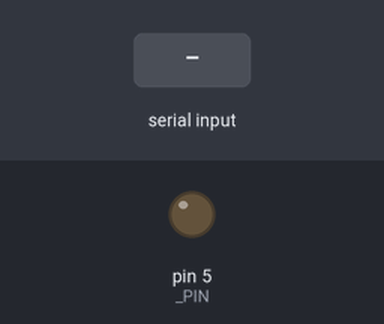
The sketch below on a simulated Arduino Uno, built with avr-gcc and run on an emulated ATmega328P. Shown: output pins drawn as LEDs (lit = HIGH). Dashed ring = blinking. Inputs (shaded band) come from the test bench.

Above: at 1.2 s.
1.3 s: "B" received over Serial
At 1.55 s:
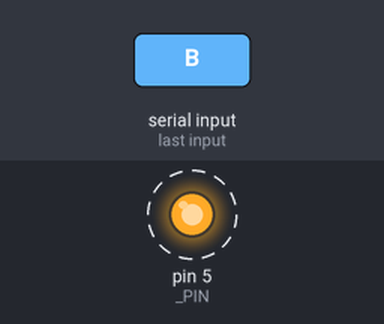
3.3 s: "T" received over Serial
At 4.0 s:
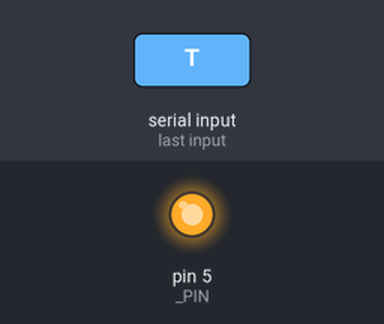
Timing chart, 0 to 6.3 s (numbered marks = the images above; inputs shaded):
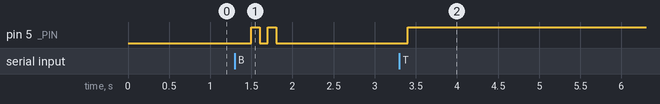

The sketch:

led.ino
```cpp
#define _PIN 5
bool turnedOn = false;

void setup()
{
  pinMode(_PIN,OUTPUT);
  Serial.begin(9600);
}

void loop()
{
  if (Serial.available() > 0)
  {
    char input = Serial.read();
    switch (input)
    {
      case 'B':
        digitalWrite(_PIN, HIGH);
        delay(100);
        digitalWrite(_PIN, LOW);
        delay(100);
        digitalWrite(_PIN, HIGH);
        delay(100);
        digitalWrite(_PIN, LOW);
        delay(100);
        break;
      case 'T':
        if(turnedOn)
        {
          digitalWrite(_PIN, LOW);
          delay(100);
          turnedOn=false;
        }
        else
        {
          digitalWrite(_PIN, HIGH);
          delay(100);
          turnedOn=true;
        }
        break;
    }
  }
  delay(500);
}
```

Measured:
- after the input at 1.3 s, pin 5 (_PIN): alternates HIGH for 0.10 s and LOW for 0.10 s, 4 changes in all, then stays LOW, starting after 0.20 s
- after the input at 3.3 s, pin 5 (_PIN): LOW → HIGH after 0.10 s
